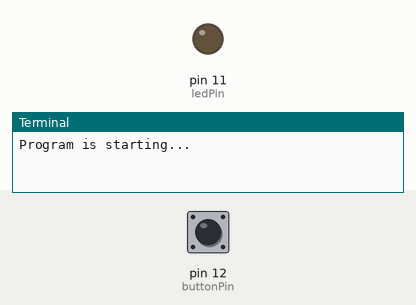
This program was run on a simulated Raspberry Pi (header pin numbers). Shown: output pins drawn as LEDs (lit = HIGH), the last lines printed to the terminal. The test bench sets the inputs (shaded band); at power-on: pin 12 (buttonPin) HIGH.

Above: at 1.2 s.
1.3 s: pin 12 (buttonPin) pulled LOW for 0.15 s
At 2.5 s:
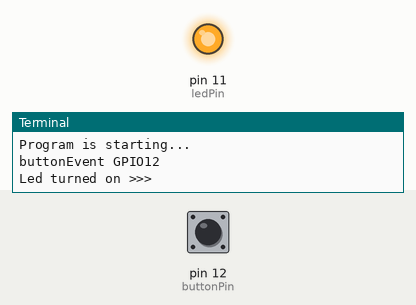
2.9 s: pin 12 (buttonPin) pulled LOW for 1 s
At 3.8 s:
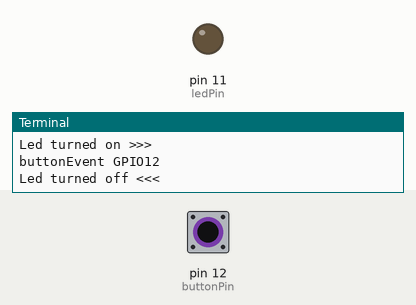
5.4 s: pin 12 (buttonPin) pulled LOW for 3.2 s
At 5.7 s:
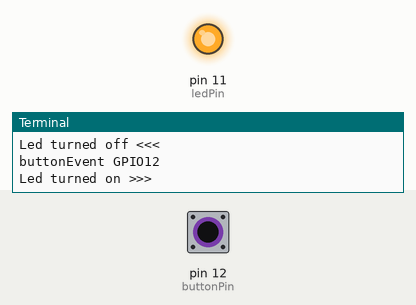
Timing chart, 0 to 8.4 s (numbered marks = the images above; inputs shaded):
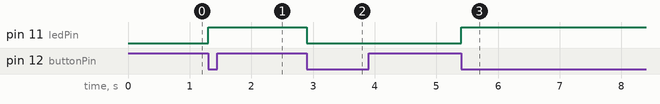

The program:

Tablelamp.py
```python
#!/usr/bin/env python3
########################################################################
# Filename    : Tablelamp.py
# Description : a DIY MINI table lamp
# Author      : www.freenove.com
# modification: 2019/12/28
########################################################################
import RPi.GPIO as GPIO

ledPin = 11       # define ledPin
buttonPin = 12    # define buttonPin
ledState = False

def setup():
    GPIO.setmode(GPIO.BOARD)         # use PHYSICAL GPIO Numbering
    GPIO.setup(ledPin, GPIO.OUT)     # set ledPin to OUTPUT mode
    GPIO.setup(buttonPin, GPIO.IN, pull_up_down=GPIO.PUD_UP)     # set buttonPin to PULL UP INPUT mode

def buttonEvent(channel): # When button is pressed, this function will be executed
    global ledState
    print ('buttonEvent GPIO%d' %channel)
    ledState = not ledState
    if ledState :
        print ('Led turned on >>>')
    else :
        print ('Led turned off <<<')
    GPIO.output(ledPin,ledState)

def loop():
    #Button detect
    GPIO.add_event_detect(buttonPin,GPIO.FALLING,callback = buttonEvent,bouncetime=300)
    while True:
        pass

def destroy():
    GPIO.cleanup()                     # Release GPIO resource

if __name__ == '__main__':     # Program entrance
    print ('Program is starting...')
    setup()
    try:
        loop()
    except KeyboardInterrupt:  # Press ctrl-c to end the program.
        destroy()
```

Measured:
- after the input at 1.3 s, pin 11 (ledPin): LOW → HIGH at once
- after the input at 2.9 s, pin 11 (ledPin): HIGH → LOW at once
- after the input at 5.4 s, pin 11 (ledPin): LOW → HIGH at once
